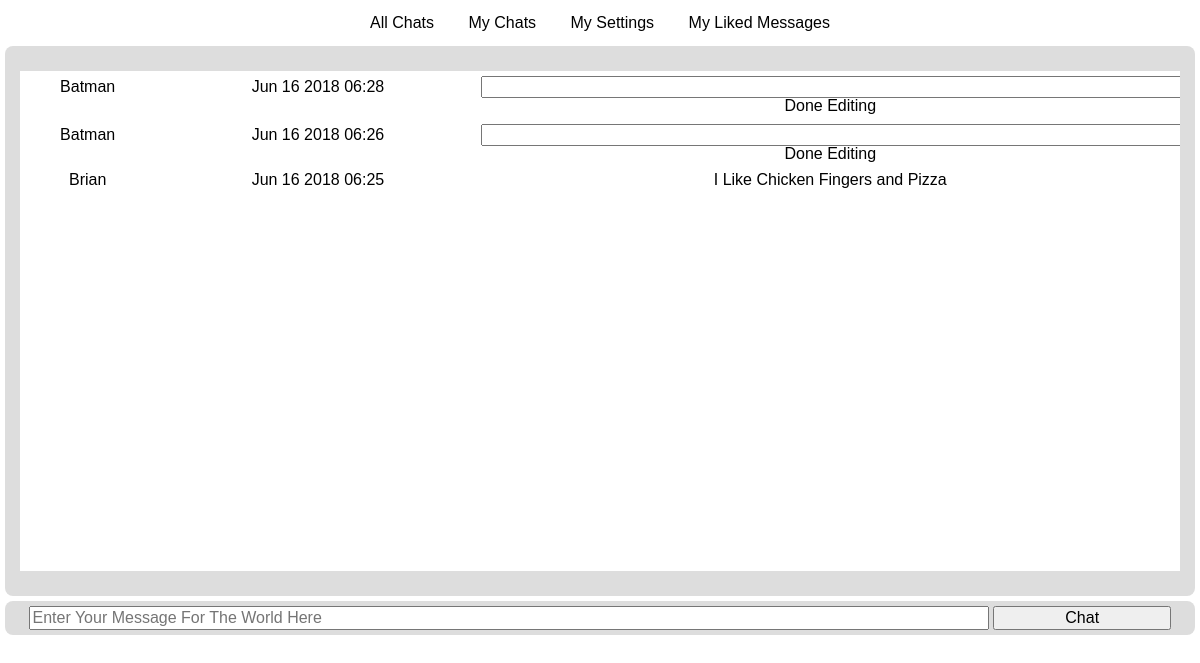
The app's page /chat/ (signed in), older data.
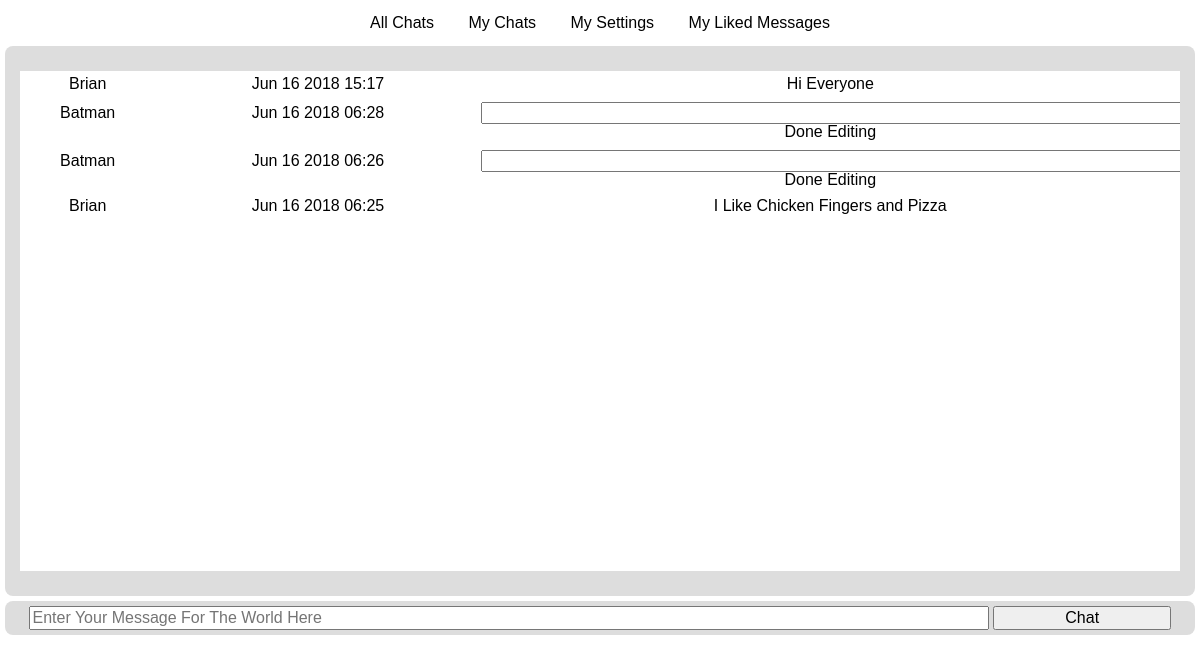
The same page, newer data.
### accounts/models.py (models this page shows, shortened)
class UserSettings(models.Model):
    UserAccount = models.ForeignKey(User,unique=True,verbose_name="IdAccount",on_delete=models.CASCADE)
    DisplayName = models.CharField(max_length=50,null=False)
    class Meta:
       db_table = "UserSettings"

### chat/models.py (models this page shows)
class Message(models.Model):
    UserThatPosted = models.ForeignKey(UserSettings,null=False,on_delete=models.CASCADE)
    ChatRoomForMessage = models.ForeignKey(ChatRoom,null=False,on_delete=models.CASCADE)
    MessageDateTime = models.DateTimeField(auto_now=False,auto_now_add=False,null=False)
    MessageText = models.TextField(null=False)
    class Meta:
       db_table = "Message"

### chat/views.py (the view, shortened to what this page needs)
# urls.py: url(r'^room/(?P<chat_id>[0-9]+)', views.ChatHomeView.as_view(), name="specific_room"),
class ChatHomeView(LoginRequiredMixin, TemplateView):
    template_name = "chat.home.html"
    def get(self, request, **kwargs):
        context = self.get_context_data(request, **kwargs)
        return render(request, self.template_name, context)
    def get_context_data(self, request, **kwargs):
        context = super(ChatHomeView, self).get_context_data(**kwargs)
        if not ChatRoom.objects.filter(DisplayName="General").exists():
            ChatRoom.objects.create(DisplayName="General")
        if "chat_id" in kwargs:
            selected_chat = ChatRoom.objects.filter(id=kwargs.get("chat_id")).first()
            if selected_chat is None:
                selected_chat = ChatRoom.objects.get(DisplayName="General")
        else:
            selected_chat = ChatRoom.objects.get(DisplayName="General")
        if not UserChatRoom.objects.filter(UserAccount=request.user,ChatRoomForUser=selected_chat).exists():
            UserChatRoom.objects.create(UserAccount=request.user,ChatRoomForUser=selected_chat)
        chat_messages = Message.objects.filter(ChatRoomForMessage=selected_chat).order_by("-MessageDateTime")
        user_settings = UserSettings.objects.get(UserAccount=request.user)
        all_liked_messages = MessageLike.objects.all()
        context["chat_messages"] = []
        context["chat_room"] = selected_chat
        context["user_settings"] = user_settings
        for msg in chat_messages:
            context["chat_messages"].append({
                "id" : msg.id,
                "username" : msg.UserThatPosted.DisplayName,
                "text" : msg.MessageText,
                "datetime" : msg.MessageDateTime.strftime("%b %d %Y %H:%M"),
                "liked" : all_liked_messages.filter(MessageLiked=msg,UserWhoLiked=user_settings).exists(),
                "can_edit" : (msg.UserThatPosted.id == user_settings.id)})
        return context

### chat/templates/chat.home.html (shortened to what this page needs)
{% extends 'base/chat.base.html' %}
{% block main_tag %}
	<div class="chat-window-outer">
		<div class="chat-window">
			<table ng-app="chatApp" ng-controller="chatCtrl" ng-init="messageEditing=-1">
				<tbody>
					{% for msg in chat_messages %}
						<tr>
							<td class="user">{{msg.username}}</td>
							<td class="date-time">{{msg.datetime}}</td>
							<td class="text">
								{% if msg.can_edit %}
									<input type="text" ng-init="messageText[{{msg.id}}]='{{msg.text}}'" ng-value="messageText[{{msg.id}}]" ng-model="messageText[{{msg.id}}]" ng-show="messageEditing=={{msg.id}}" />
									<span class="edit" ng-show="messageEditing=={{msg.id}}" ng-click="editMessage({{msg.id}})">Done Editing</span>
								{% else %}
									<span>{{msg.text}}</span>
								{% endif %}
							</td>
						</tr>
					{% endfor %}
				</tbody>
			</table>
		</div>
	</div>
	<form method="post" class="chat-entry">
		<input name="message-body" placeholder="Enter Your Message For The World Here" type="text" maxlength="128" />
		<input type="submit" value="Chat" />
	</form>
{% endblock %}

### chat/templates/base/chat.base.html (shortened to what this page needs)
{% load staticfiles %}
<!doctype html>
<html lang="en-US">
	<head>
		<link rel="stylesheet" href="{% static 'css/reset.css' %}" />
		<link rel="stylesheet" href="{% static 'css/base.css' %}?d=201806161249" />
	</head>
	<body>
		<header>
			<nav>
				<a href="{% url 'chat:all_chats' %}">All Chats</a>
				<a href="{% url 'chat:my_chats' %}">My Chats</a>
				<a href="{% url 'chat:my_settings' %}">My Settings</a>
				<a href="{% url 'chat:my_liked_messages' %}">My Liked Messages</a>
			</nav>
		</header>
		<main>
			{% block main_tag %}{% endblock %}
		</main>
	</body>
</html>

### accounts/static/css/base.css (style rules this page uses)
body, html { min-height: 100%; }
a, a:link, a:visited, a:hover, a:active { color: #000; text-decoration: underline; }
body { background-color: #FFF; color: #000; font-family: Verdana, sans-serif; }
header { text-align: center; }
header nav { padding: 15px 0px; }
header nav a, header nav a:link, header nav a:visited, header nav a:hover, header nav a:active { display: inline-block; padding: 0px 15px; text-decoration: none; }
main { height: 100%; width: 100%; }
main div.chat-window-outer { background-color: #DDD; border-radius: 8px; height: 500px; margin: 0px 5px; padding: 25px 15px; text-align: center; -moz-border-radius: 8px; -webkit-border-radius: 8px; }
main div.chat-window-outer div.chat-window { background-color: #FFF; height: 100%; overflow-y: scroll; padding: 0px; }
main div.chat-window-outer div.chat-window table { width: 100%; }
main div.chat-window-outer div.chat-window table tr td { padding: 5px 0px; }
main div.chat-window-outer div.chat-window table tr td.text input { font-size: 14px; width: 100%; }
main div.chat-window-outer div.chat-window table tr td.text span.edit { cursor: pointer; }
main form.chat-entry { background-color: #DDD; border-radius: 8px; margin: 5px; padding: 5px 0px; text-align: center; -moz-border-radius: 8px; -webkit-border-radius: 8px; }
main form.chat-entry input { font-size: 16px; }
main form.chat-entry input[type="text"] { width: 80%; }
main form.chat-entry input[type="submit"] { width: 15%; }
main table.liked-messages th, td { padding: 5px; text-align: center; }

Row changes from the older to the newer data that the page shows:
added Message: text "Hi Everyone"
Text that changed along with them:
new list line: "Brian"
new list line: "Jun 16 2018 15:17"
